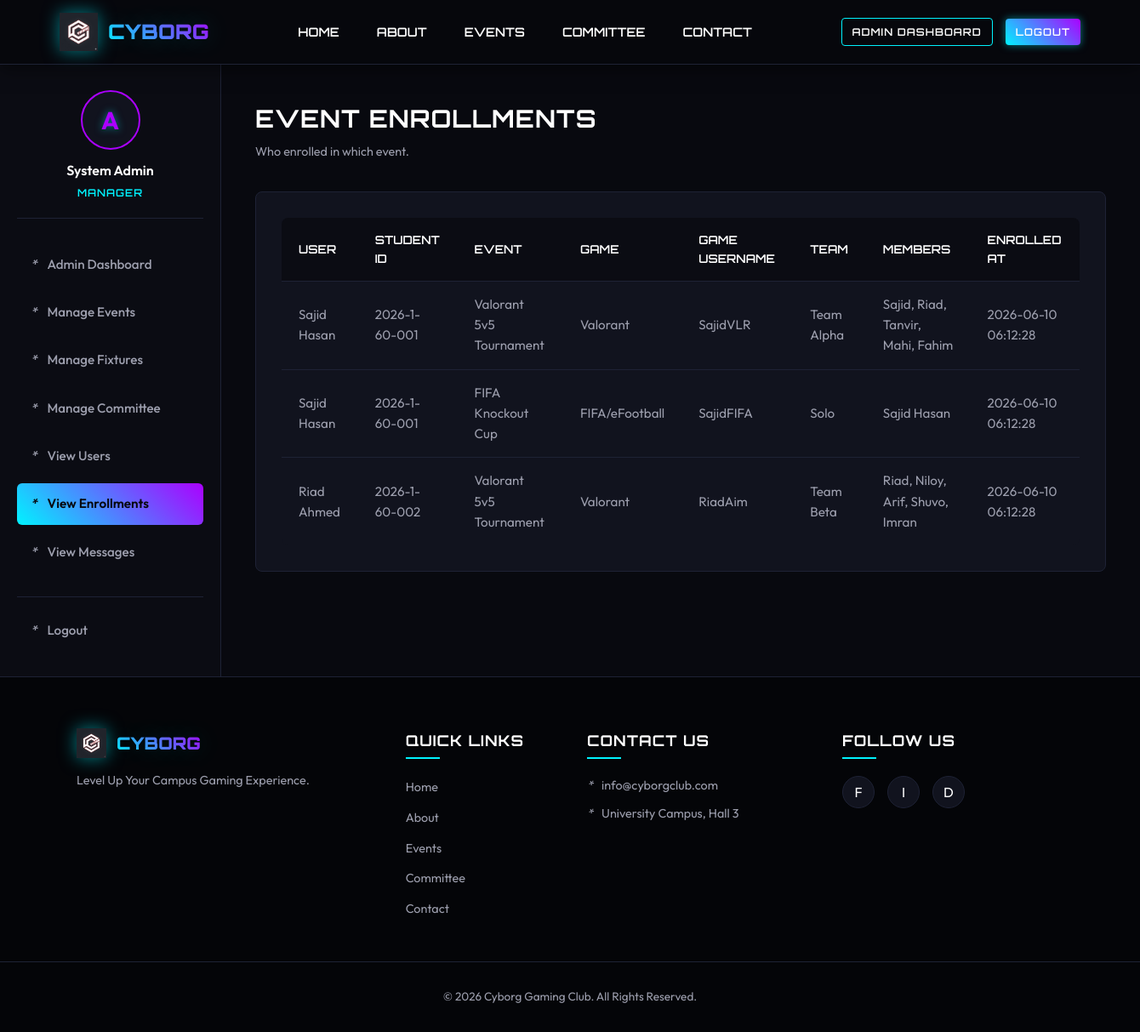
/admin/view_enrollments.php (signed in), run on the app's committed database.
### tables this page shows
CREATE TABLE enrollments (
    id INT AUTO_INCREMENT PRIMARY KEY,
    user_id INT NOT NULL,
    event_id INT NOT NULL,
    game_username VARCHAR(100),
    team_name VARCHAR(100),
    team_members TEXT,
    enrolled_at DATETIME NOT NULL DEFAULT CURRENT_TIMESTAMP,
    UNIQUE KEY unique_user_event (user_id, event_id),
    FOREIGN KEY (user_id) REFERENCES users(id) ON DELETE CASCADE,
    FOREIGN KEY (event_id) REFERENCES events(id) ON DELETE CASCADE
);

CREATE TABLE users (
    id INT AUTO_INCREMENT PRIMARY KEY,
    full_name VARCHAR(100) NOT NULL,
    student_id VARCHAR(50) NOT NULL UNIQUE,
    department VARCHAR(100) NOT NULL,
    email VARCHAR(150) NOT NULL UNIQUE,
    phone VARCHAR(30) NOT NULL,
    password VARCHAR(255) NOT NULL,
    favorite_game VARCHAR(100) NOT NULL,
    role ENUM('user','admin') NOT NULL DEFAULT 'user',
    created_at DATETIME NOT NULL DEFAULT CURRENT_TIMESTAMP
);

CREATE TABLE events (
    id INT AUTO_INCREMENT PRIMARY KEY,
    event_name VARCHAR(150) NOT NULL,
    game_name VARCHAR(100) NOT NULL,
    event_date DATE NOT NULL,
    event_time TIME NOT NULL,
    venue VARCHAR(150) NOT NULL,
    description TEXT,
    rules TEXT,
    prize VARCHAR(150),
    status ENUM('open','upcoming','finished') NOT NULL DEFAULT 'open',
    created_at DATETIME NOT NULL DEFAULT CURRENT_TIMESTAMP
);

### includes/helpers.php (called while the page is built, shortened)
<?php
function h($value) {
    return htmlspecialchars((string)$value, ENT_QUOTES, "UTF-8");
}
?>

### admin/view_enrollments.php (the view, shortened to what this page needs)
<?php
require_once __DIR__ . "/../includes/admin_check.php";
include __DIR__ . "/../includes/header.php";
$enrollments = mysqli_query($conn, "SELECT en.*, u.full_name, u.student_id, e.event_name, e.game_name FROM enrollments en JOIN users u ON en.user_id=u.id JOIN events e ON en.event_id=e.id ORDER BY en.enrolled_at DESC");
?>
<div class="dashboard-wrapper"><?php include __DIR__ . "/../includes/admin_sidebar.php"; ?><main class="db-content">
    <div class="db-header"><div><h1 class="db-title">Event Enrollments</h1><p class="db-subtitle">Who enrolled in which event.</p></div></div>
    <div class="db-panel"><div class="table-responsive" style="margin-top:0;border:none;"><table class="data-table"><thead><tr><th>User</th><th>Student ID</th><th>Event</th><th>Game</th><th>Game Username</th><th>Team</th><th>Members</th><th>Enrolled At</th></tr></thead><tbody>
    <?php while ($row = mysqli_fetch_assoc($enrollments)): ?><tr><td><?php echo h($row["full_name"]); ?></td><td><?php echo h($row["student_id"]); ?></td><td><?php echo h($row["event_name"]); ?></td><td><?php echo h($row["game_name"]); ?></td><td><?php echo h($row["game_username"]); ?></td><td><?php echo h($row["team_name"]); ?></td><td><?php echo h($row["team_members"]); ?></td><td><?php echo h($row["enrolled_at"]); ?></td></tr><?php endwhile; ?>
    </tbody></table></div></div>
</main></div><?php include __DIR__ . "/../includes/footer.php"; ?>

### assets/css/main.css (style rules this page uses)
:root { --bg-main: #07080d; --bg-card: #11131e; --bg-card-hover: #181b2b; --color-primary: #00f3ff; --color-secondary: #ab00ff; --color-text-white: #ffffff; --color-text-gray: #9d9fae; --color-text-dark: #07080d; --color-danger: #ff0055; --color-success: #00ff66; --border-color: #1e2235; --font-heading: 'Orbitron', sans-serif; --font-body: 'Outfit', sans-serif; --glow-cyan: 0 0 10px rgba(0, 243, 255, 0.5); --glow-purple: 0 0 10px rgba(171, 0, 255, 0.5); --transition-speed: 0.3s; }
* { box-sizing: border-box; margin: 0; padding: 0; }
body { background-color: var(--bg-main); color: var(--color-text-gray); font-family: var(--font-body); line-height: 1.6; overflow-x: hidden; min-height: 100vh; display: flex; flex-direction: column; }
h1, h2, h3, h4, h5, h6 { font-family: var(--font-heading); color: var(--color-text-white); letter-spacing: 1px; font-weight: 700; }
main { flex: 1; padding: 40px 0; }
.table-responsive { overflow-x: auto; margin-top: 20px; background-color: var(--bg-card); border: 1px solid var(--border-color); border-radius: 8px; }
.data-table { width: 100%; border-collapse: collapse; text-align: left; }
.data-table th { background-color: rgba(7, 8, 13, 0.6); color: var(--color-text-white); font-family: var(--font-heading); font-size: 0.85rem; font-weight: 600; text-transform: uppercase; padding: 15px 20px; border-bottom: 1px solid var(--border-color); }
.data-table td { padding: 15px 20px; border-bottom: 1px solid var(--border-color); color: var(--color-text-gray); font-size: 0.95rem; }
.data-table tbody tr:last-child td { border-bottom: none; }

### css/dashboard.css (style rules this page uses)
.dashboard-wrapper { display: grid; grid-template-columns: 260px 1fr; min-height: calc(100vh - 78px - 310px); }
.db-content { padding: 40px; background-color: #08090f; }
.db-header { display: flex; justify-content: space-between; align-items: center; margin-bottom: 35px; }
.db-title { font-size: 1.8rem; text-transform: uppercase; }
.db-subtitle { font-size: 0.9rem; color: var(--color-text-gray); margin-top: 5px; }
.db-panel { background-color: var(--bg-card); border: 1px solid var(--border-color); border-radius: 8px; padding: 30px; }

### data on the page
enrollments: user.full_name "Sajid Hasan", user.student_id "2026-1-60-001", event.event_name "Valorant 5v5 Tournament", event.game_name "Valorant", game_username "SajidVLR", team_name "Team Alpha", team_members "Sajid, Riad, Tanvir, Mahi, Fahim", enrolled_at "2026-06-10 06:12:28"
enrollments: user.full_name "Sajid Hasan", user.student_id "2026-1-60-001", event.event_name "FIFA Knockout Cup", event.game_name "FIFA/eFootball", game_username "SajidFIFA", team_name "Solo", team_members "Sajid Hasan", enrolled_at "2026-06-10 06:12:28"
enrollments: user.full_name "Riad Ahmed", user.student_id "2026-1-60-002", event.event_name "Valorant 5v5 Tournament", event.game_name "Valorant", game_username "RiadAim", team_name "Team Beta", team_members "Riad, Niloy, Arif, Shuvo, Imran", enrolled_at "2026-06-10 06:12:28"
